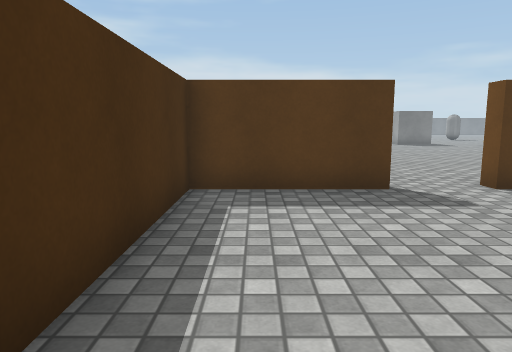
[1] (above)

22 first-person views from a walk through a scene from a Unity 3-D project. The camera is 1.2 m above the floor, tilts 8° down and sees 70° across. Doors are open. The floor is counted in squares, 1 m on a side. Each view is taken from the middle of a square. On the plan, view 1 faces up. The plan holds only what a view shows up to about 15 squares ahead; the rest is blank. The place goes on beyond the plan. The player is left out. Surface patterns are stand-ins for the level's own textures.

[2]
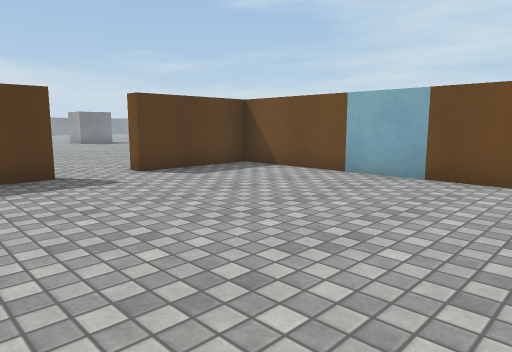

[3]
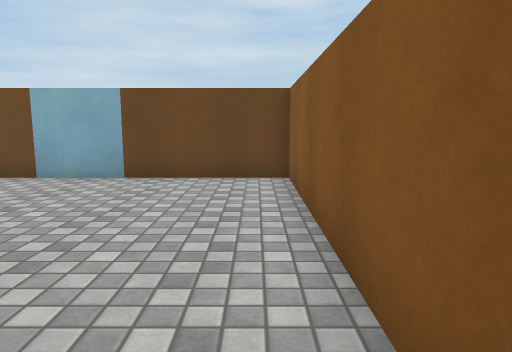

[4]
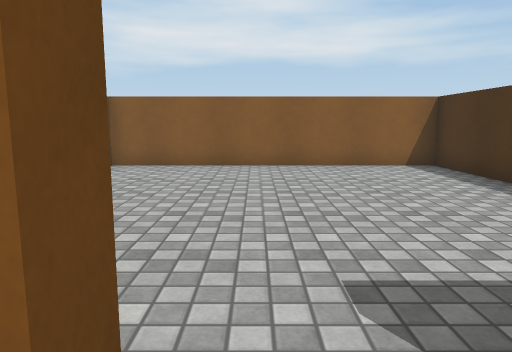

[5]
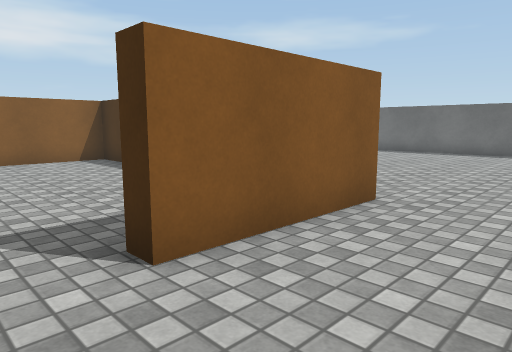

[6]
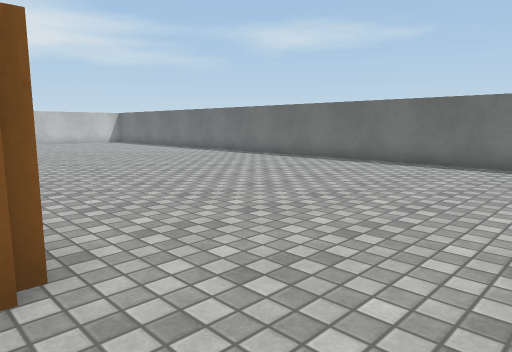

[7]
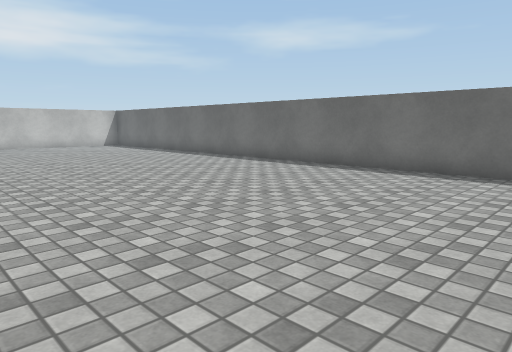

[8]
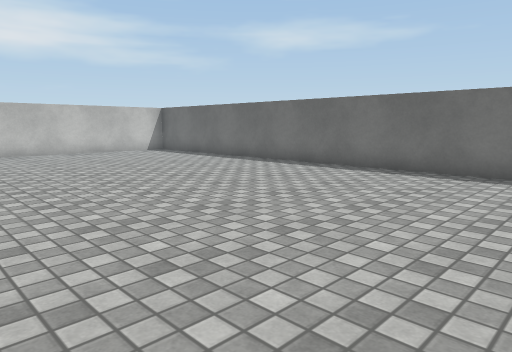

[9]
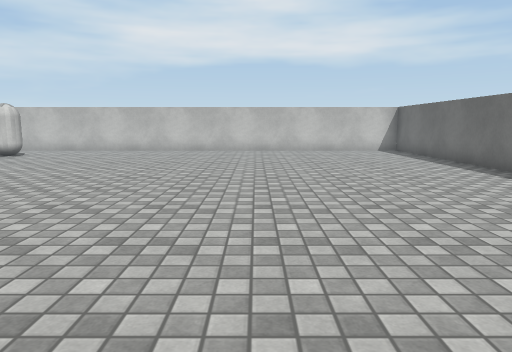

[10]
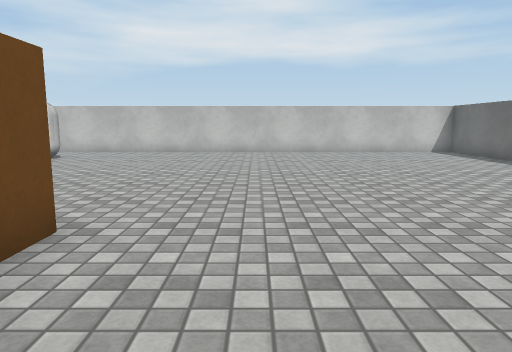

[11]
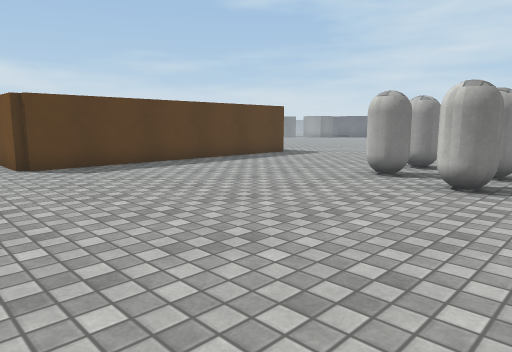

[12]
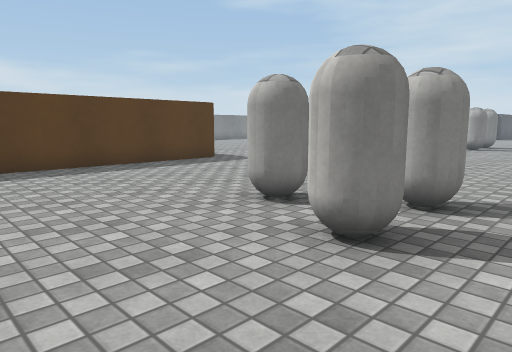

[13]
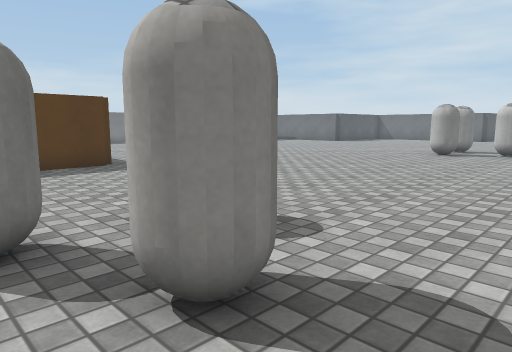

[14]
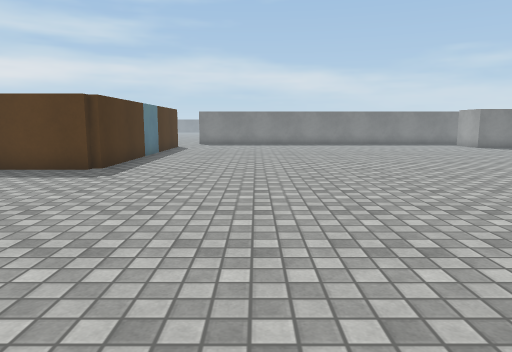

[15]
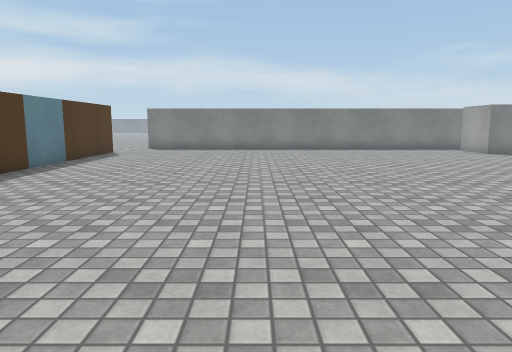

[16]
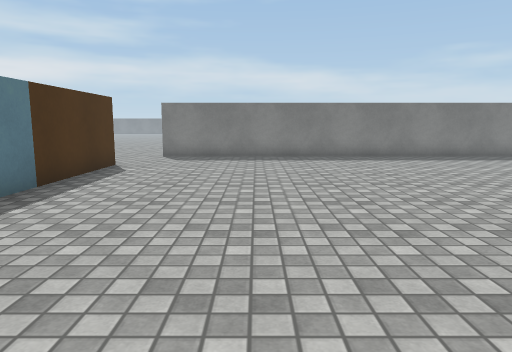

[17]
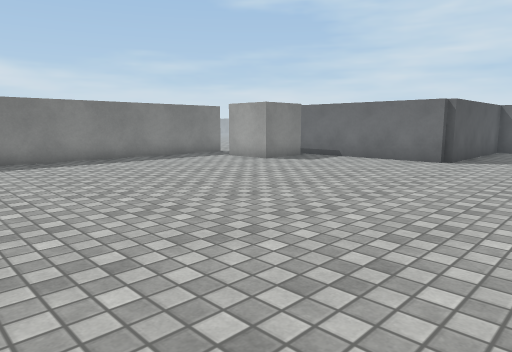

[18]
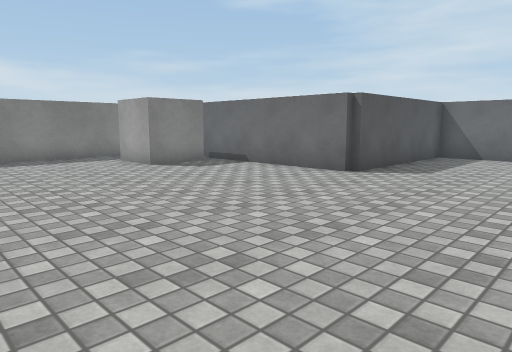

[19]
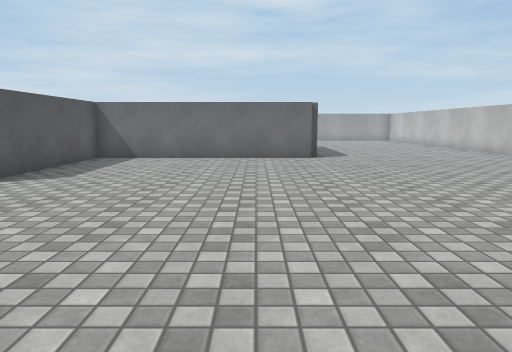

[20]
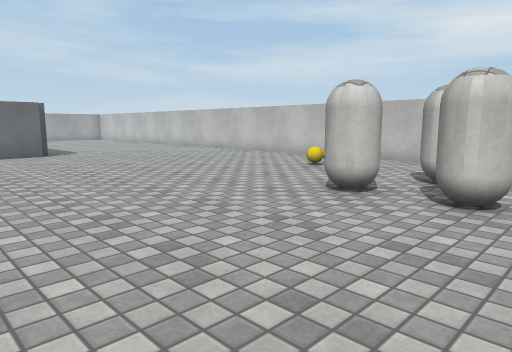

[21]
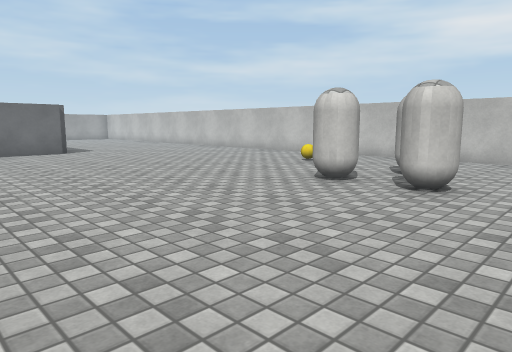

[22]
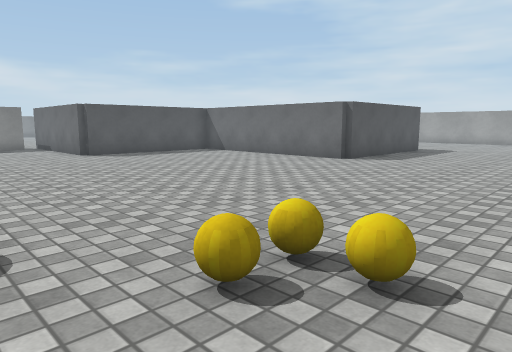

### Floor plan
Points are (right, up) in squares from view 1. A wall is a line through its corners. A room is listed if a view was taken in it or the views show most of it. See-through windows are left out.
Room 1 (views 1, 2, 3)
walls: (2.5, 6.7) (-1.2, 6.7) (-1.2, -2.8) (8.3, -2.8) (8.3, 6.7) (4.5, 6.7)
ways out: open door at (3.5, 7) to room 2
Room 2 (views 4, 5, 6, 7, 8, 9, 10, 11, 12, 13, 14, 15, 16, 17, 18, 19, 20, 21, 22)
walls: (8.6, -3.3) (-1.5, -3.3); (8.8, 7) (8.8, -3); (-1.8, -3) (-1.8, -1.1); (-1.6, 7.3) (2.5, 7.3); (25.4, 9.7) (9.5, 9.7); (33.2, -7.1) (33.2, 0.7) (27.3, 0.7) (27.3, 7); (34.5, -7.3) (33.5, -7.3); (-12.5, 8) (-12.5, -14.2)
ways out: open door at (3.5, 7) to room 1; opening at (9, 11.5); opening at (25.5, 8.5)
objects: other object (3, -12) to (4, -12); other object (4, -10) to (5, -10); other object (5, -12) to (6, -12); other object (6, -10) to (7, -10); other object (20, -11) to (21, -11); other object (21, -9) to (22, -9); other object (24, -12); other object (25, 6) to (26, 8)

Where each view was taken, in squares from view 1:
view 1: 0 up, 0 right, facing up
view 2: 2 down, 0 right, facing up-right
view 3: 2 down, 0 right, facing right
view 4: 8 up, 4 right, facing down
view 5: 10 up, 4 right, facing down-left
view 6: 10 up, 1 left, facing down-left
view 7: 6 up, 3 left, facing down-left
view 8: 1 up, 3 left, facing down-left
view 9: 2 up, 6 left, facing down
view 10: 1 up, 4 left, facing down
view 11: 14 down, 4 left, facing up-right
view 12: 14 down, 0 right, facing up-right
view 13: 14 down, 4 right, facing up-right
view 14: 13 down, 13 right, facing up
view 15: 9 down, 15 right, facing up
view 16: 4 down, 13 right, facing up
view 17: 3 down, 15 right, facing up-right
view 18: 4 down, 19 right, facing up-right
view 19: 5 down, 20 right, facing right
view 20: 3 down, 18 right, facing down-right
view 21: 2 down, 17 right, facing down-right
view 22: 14 down, 22 right, facing up-right
